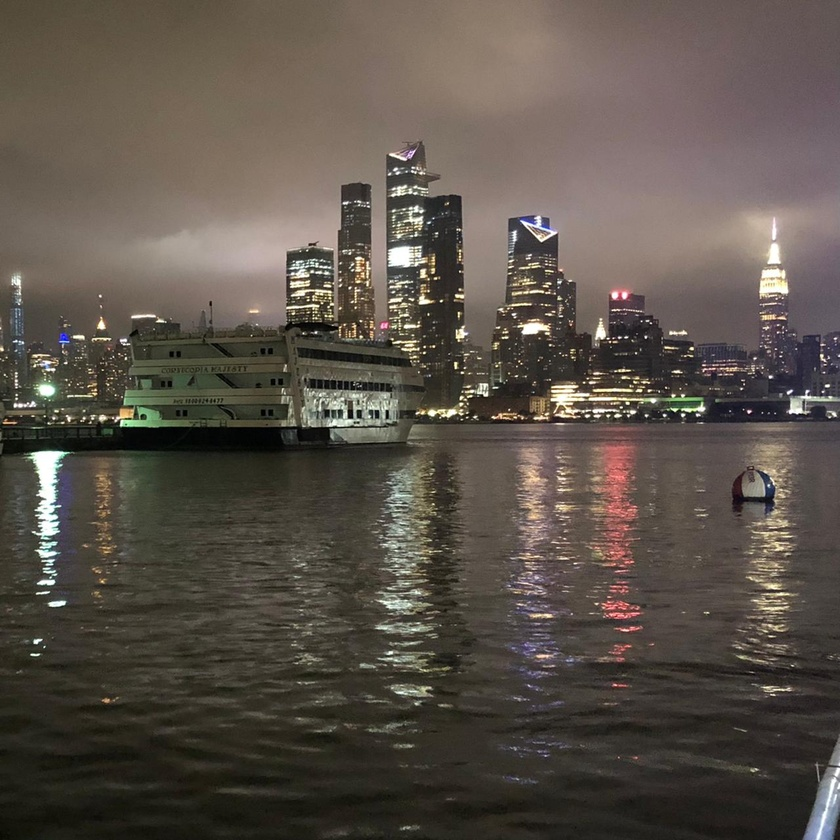
#> input picture images/11.jpg, 840 x 840 px, shrunk from 1280 x 1280 before the run, found by its file name
$ python stich_it.py
#> lines starting #> are read from the running program, lines starting #| are printed output that depends on the picture; after the words box and inside, x2 and y2 are one past the last pixel; in counts of white or black regions, pixels touching at a corner belong together

import cv2
import numpy as np
import matplotlib.pyplot as plt
import imageio
import imutils
cv2.ocl.setUseOpenCL(False)

feature_extractor = 'orb' # one of 'sift', 'surf', 'brisk', 'orb'
feature_matching = 'knn'

# read images and transform them to grayscale
img2 =cv2.imread('11.jpg')
#> img2 is the input picture: shape (840, 840, 3); mean B, G, R 73.9, 82.3, 90.6
#For online purposes
#img2 = imageio.imread('https://github.com/Starks-AI/Image-Stitching/blob/main/images/11.jpg')
img2_gray = cv2.cvtColor(img2, cv2.COLOR_RGB2GRAY)

img1 = cv2.imread('12.jpg')
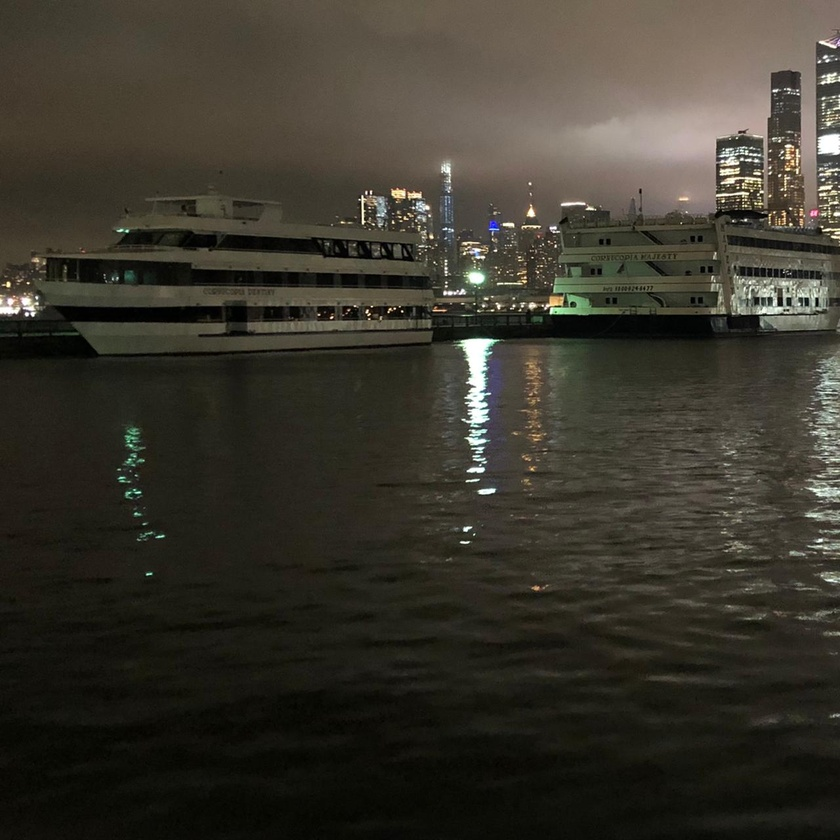
#> input picture images/12.jpg, 840 x 840 px, shrunk from 1280 x 1280 before the run, found by its file name
#> img1 is the input picture: shape (840, 840, 3); mean B, G, R 44.9, 54.7, 57.9
#img1 = imageio.imread('https://github.com/Starks-AI/Image-Stitching/blob/main/images/12.jpg')
# Opencv defines the color channel in the order BGR so we Transformed it to RGB to be compatible to matplotlib
img1_gray = cv2.cvtColor(img1, cv2.COLOR_RGB2GRAY)

#Defining figures and sections.
fig, (ax1, ax2) = plt.subplots(nrows=1, ncols=2, constrained_layout=False, figsize=(16,9))
ax1.imshow(img2, cmap="gray")
ax1.set_xlabel("Image 1", fontsize=14)

ax2.imshow(img1, cmap="gray")
ax2.set_xlabel("Image 2", fontsize=14)

plt.show()
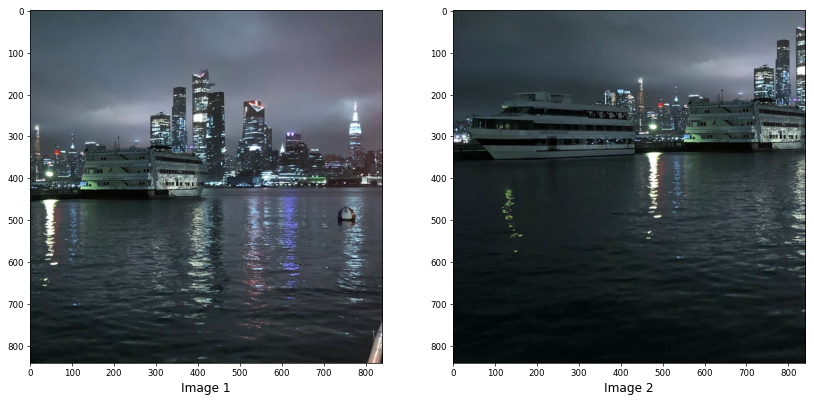
#> figure drawn by matplotlib, 2 panels; B, G, R data is drawn as R, G, B

def detectAndDescribe(image, method):

    # detect and extract features from the image
#> called with method = 'orb'
    if method == 'sift':
        descriptor = cv2.xfeatures2d.SIFT_create()
    elif method == 'surf':
        descriptor = cv2.xfeatures2d.SURF_create()
    elif method == 'brisk':
        descriptor = cv2.BRISK_create()
    elif method == 'orb':
        descriptor = cv2.ORB_create()

    # get keypoints and descriptors
    (kps, features) = descriptor.detectAndCompute(image, None)
#> kps = 500 keypoints; strongest (x, y, size): (682, 414, 31), (627, 403, 31), (749, 412, 31), (486, 395, 31)

    return (kps, features)

kpsA, featuresA = detectAndDescribe(img2_gray, method=feature_extractor)
#> kpsA has the same summary as kps in detectAndDescribe
kpsB, featuresB = detectAndDescribe(img1_gray, method=feature_extractor)
#> in detectAndDescribe (call 2), `(kps, features) = descriptor.detectAndCompute(image, None)`: kps = 500 keypoints; strongest (x, y, size): (465, 530, 31), (32, 315, 31), (550, 312, 31), (367, 310, 31)
#> kpsB has the same summary as kps in detectAndDescribe

# display the keypoints and features detected on both images
fig, (ax1,ax2) = plt.subplots(nrows=1, ncols=2, figsize=(20,8), constrained_layout=False)
ax1.imshow(cv2.drawKeypoints(img2_gray,kpsA,None,color=(0,255,0)))
ax1.set_xlabel("(a)", fontsize=14)
ax2.imshow(cv2.drawKeypoints(img1_gray,kpsB,None,color=(0,255,0)))
ax2.set_xlabel("(b)", fontsize=14)

plt.show()
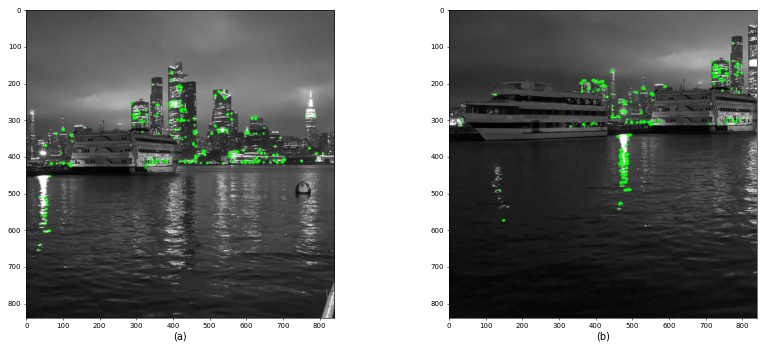
#> figure drawn by matplotlib, 2 panels

def createMatcher(method,crossCheck):

    if method == 'sift' or method == 'surf':
        bf = cv2.BFMatcher(cv2.NORM_L2, crossCheck=crossCheck)
    elif method == 'orb' or method == 'brisk':
        bf = cv2.BFMatcher(cv2.NORM_HAMMING, crossCheck=crossCheck)
    return bf

def matchKeyPointsBF(featuresA, featuresB, method):
    bf = createMatcher(method, crossCheck=True)

    # Match descriptors.
    best_matches = bf.match(featuresA,featuresB)

    # Sort the features in order of distance.
    # The points with small distance (more similarity) are ordered first in the vector
    rawMatches = sorted(best_matches, key = lambda x:x.distance)
    print("Raw matches (Brute force):", len(rawMatches))
    return rawMatches

def matchKeyPointsKNN(featuresA, featuresB, ratio, method):
#> called with ratio = 0.75, method = 'orb'
    bf = createMatcher(method, crossCheck=False)
    # compute the raw matches and initialize the list of actual matches
    rawMatches = bf.knnMatch(featuresA, featuresB, 2)
#> rawMatches = 500 matches
    print("Raw matches (knn):", len(rawMatches))
#| Raw matches (knn): 500
    matches = []

    # loop over the raw matches
    for m,n in rawMatches:
        # We ensure the distance is within a certain ratio of each other (i.e. Lowe's ratio test)
        if m.distance < n.distance * ratio:
            matches.append(m)
#> after the loop, matches = 110 matches
    return matches

print("Using: {} feature matcher".format(feature_matching))

fig = plt.figure(figsize=(20,8))

if feature_matching == 'bf':
    matches = matchKeyPointsBF(featuresA, featuresB, method=feature_extractor)
    img3 = cv2.drawMatches(img2,kpsA,img1,kpsB,matches[:100],
                           None,flags=cv2.DrawMatchesFlags_NOT_DRAW_SINGLE_POINTS)
elif feature_matching == 'knn':
    matches = matchKeyPointsKNN(featuresA, featuresB, ratio=0.75, method=feature_extractor)
#> matches = 110 matches
    img3 = cv2.drawMatches(img2,kpsA,img1,kpsB,np.random.choice(matches,100),
                           None,flags=cv2.DrawMatchesFlags_NOT_DRAW_SINGLE_POINTS)
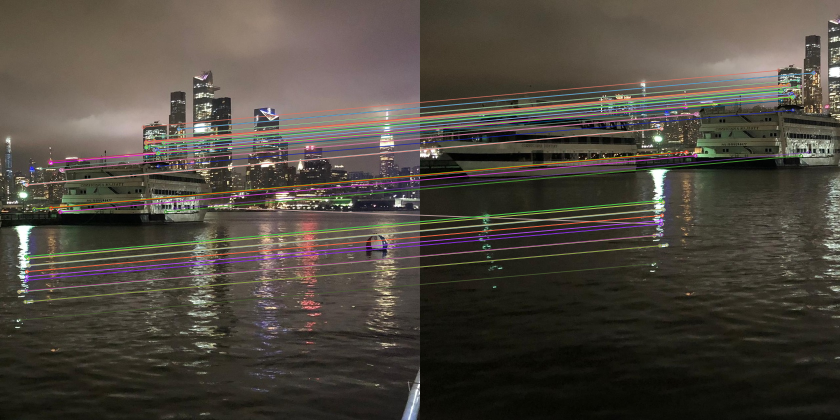
#> img3: shape (840, 1680, 3) (shown at 1/2 size); mean B, G, R 62.7, 71.3, 77.7


plt.imshow(img3)
plt.show()

def getHomography(kpsA, kpsB, featuresA, featuresB, matches, reprojThresh):
    # convert the keypoints to numpy arrays
#> called with reprojThresh = 4
    kpsA = np.float32([kp.pt for kp in kpsA])
#> kpsA = 500 pairs, first value 32 to 807, second value 168 to 654
    kpsB = np.float32([kp.pt for kp in kpsB])
#> kpsB = 500 pairs, first value 32 to 806, second value 90 to 573.6

    if len(matches) > 4:

        # construct the two sets of points
        ptsA = np.float32([kpsA[m.queryIdx] for m in matches])
#> ptsA = 110 pairs, first value 32 to 432, second value 202.8 to 654
        ptsB = np.float32([kpsB[m.trainIdx] for m in matches])
#> ptsB = 110 pairs, first value 461 to 787.2, second value 90 to 542

        # estimate the homography between the sets of points
        (H, status) = cv2.findHomography(ptsA, ptsB, cv2.RANSAC,
            reprojThresh)
#> H = [[0.987, -0.005, 430.5], [-0.00347, 0.992, -110.2], [-1.28e-05, -8.01e-06, 1]]; status = 110 values, max 1 at index 0, min 0 at index 58, mean 0.982

        return (matches, H, status)
    else:
        return None

M = getHomography(kpsA, kpsB, featuresA, featuresB, matches, reprojThresh=4)
#> M = 3 matches
if M is None:
    print("Error!")
(matches, H, status) = M
print(H)
#| [[ 9.86653986e-01 -5.00273435e-03  4.30500232e+02]
#|  [-3.47470964e-03  9.92349829e-01 -1.10242381e+02]
#|  [-1.28455479e-05 -8.01047519e-06  1.00000000e+00]]

# Apply panorama correction
width = img2.shape[1] + img1.shape[1]
#> width = 1680
height = img2.shape[0] + img1.shape[0]
#> height = 1680

result = cv2.warpPerspective(img2, H, (width, height))
result[0:img1.shape[0], 0:img1.shape[1]] = img1
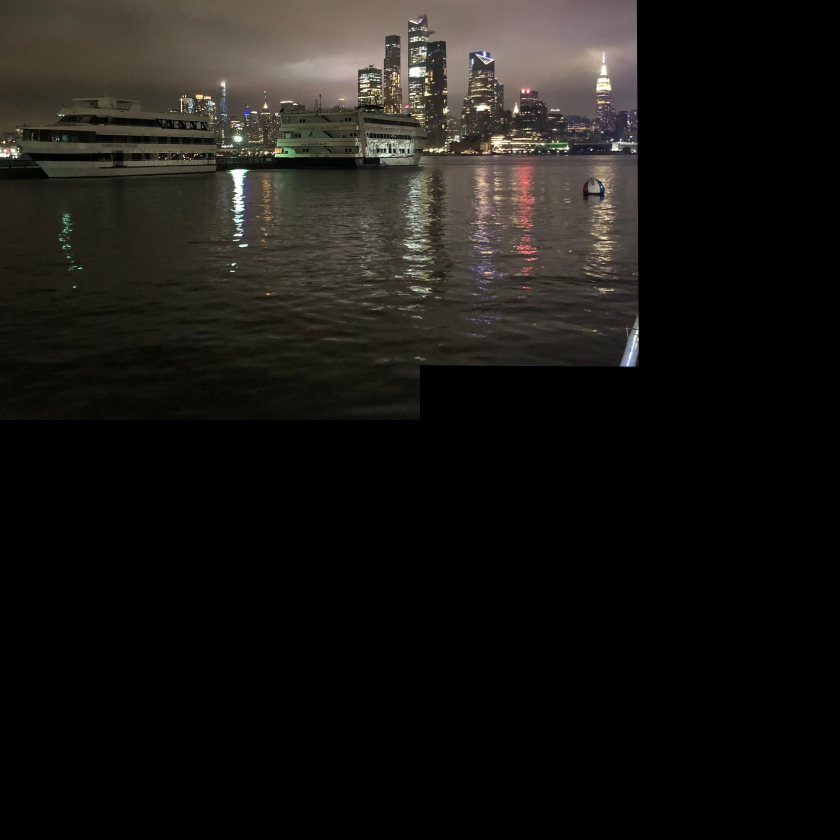
#> result: shape (1680, 1680, 3) (shown at 1/2 size); mean B, G, R 19.9, 23, 24.9


# transform the panorama image to grayscale and threshold it
gray = cv2.cvtColor(result, cv2.COLOR_BGR2GRAY)
thresh = cv2.threshold(gray, 0, 255, cv2.THRESH_BINARY)[1]
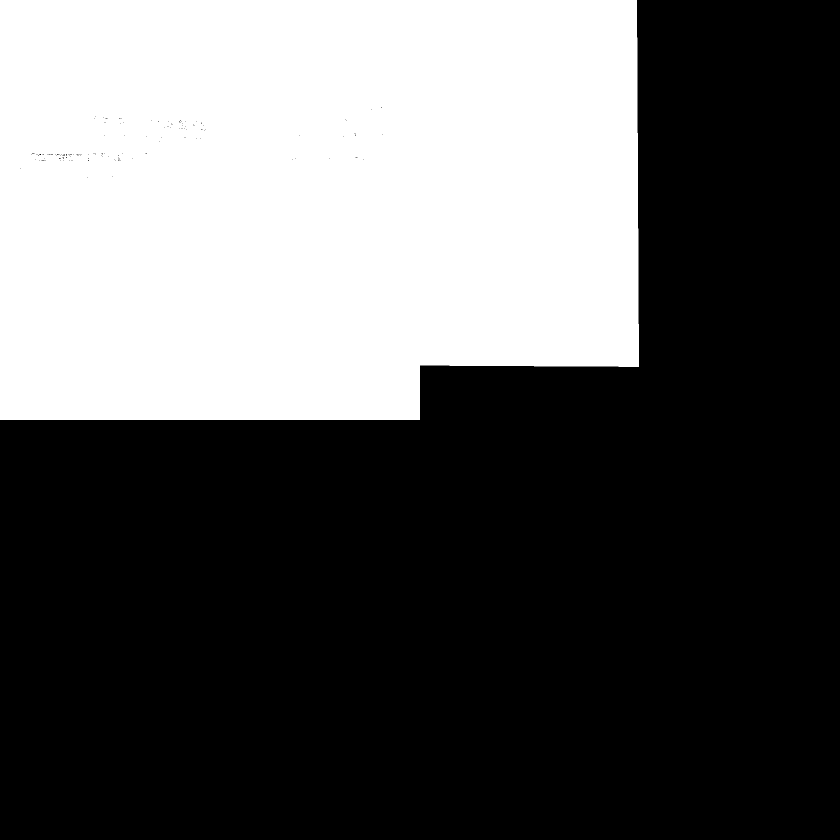
#> thresh: shape (1680, 1680) (shown at 1/2 size); 36.3% white; 1 white region

# Finds contours from the binary image
cnts = cv2.findContours(thresh.copy(), cv2.RETR_EXTERNAL, cv2.CHAIN_APPROX_SIMPLE)
#> cnts = 1 contour; box (x1, y1, x2, y2) and area: (0, 0, 1278, 840) 1022846
cnts = imutils.grab_contours(cnts)

# get the maximum contour area
c = max(cnts, key=cv2.contourArea)
#> c = contour of 21 points, box (x1, y1, x2, y2) (0, 0, 1278, 840), area 1022846

# get a bbox from the contour area
(x, y, w, h) = cv2.boundingRect(c)
#> x = 0; y = 0; w = 1278; h = 840

# crop the image to the bbox coordinates
result = result[y:y + h, x:x + w]
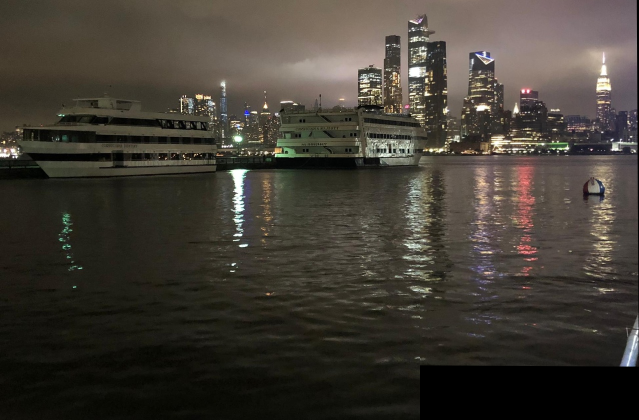
#> result: shape (840, 1278, 3) (shown at 1/2 size); mean B, G, R 52.3, 60.4, 65.5

# show the cropped image
plt.figure(figsize=(20,10))
plt.imshow(result)
plt.show()
